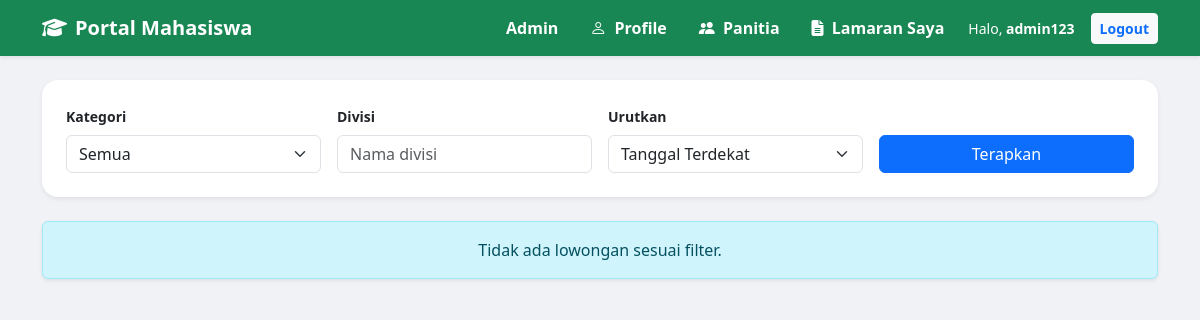
/STUDENT/student_dashboard.php (signed in), run on an earlier commit of the app's database.
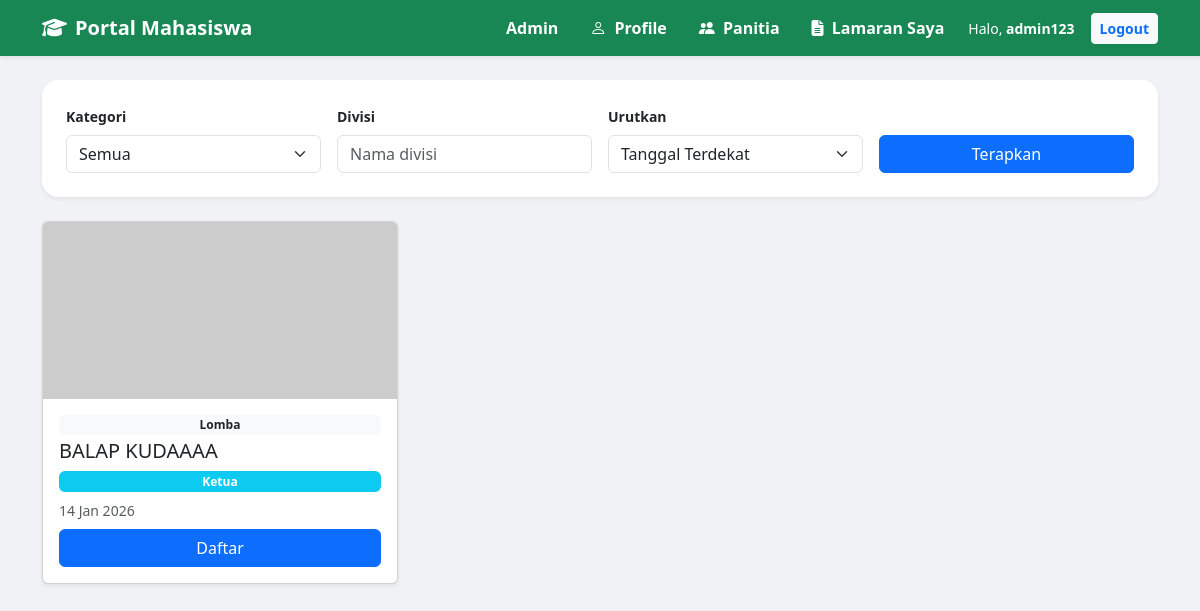
And on a later commit of the database.
### tables this page shows
CREATE TABLE `positions` (
  `position_id` int(11) NOT NULL,
  `event_id` int(11) NOT NULL,
  `position_name` varchar(100) NOT NULL,
  `quota` int(11) NOT NULL DEFAULT 0,
  `description` text DEFAULT NULL,
  `created_at` timestamp NOT NULL DEFAULT current_timestamp()
);

CREATE TABLE `events` (
  `event_id` int(100) NOT NULL,
  `event_name` varchar(255) NOT NULL,
  `event_description` text DEFAULT NULL,
  `event_date` date NOT NULL,
  `event_end_date` date DEFAULT NULL,
  `event_location` varchar(100) DEFAULT NULL,
  `event_category` varchar(50) DEFAULT NULL,
  `event_poster` varchar(255) DEFAULT NULL,
  `event_status` enum('draft','published') DEFAULT 'draft',
  `created_at` timestamp NOT NULL DEFAULT current_timestamp() ON UPDATE current_timestamp(),
  `created_by` int(100) DEFAULT NULL
);

### STUDENT/student_dashboard.php (the view, shortened to what this page needs)
<?php
require_once '../koneksi.php';
include('navbar_mahasiswa.php');
$email = $_SESSION['email'];
$stmt = mysqli_prepare($conn, "SELECT id FROM users WHERE email = ?");
mysqli_stmt_bind_param($stmt, "s", $email);
mysqli_stmt_execute($stmt);
$res = mysqli_stmt_get_result($stmt);
$user = mysqli_fetch_assoc($res);
$my_id = $user['id'];
$sql = "
    SELECT
        p.*,
        e.event_name,
        e.event_date,
        e.event_poster,
        e.event_category,
        e.event_status,
        (p.quota - (
            SELECT COUNT(*)
            FROM registrations r
            WHERE r.position_id = p.position_id
        )) AS sisa_slot
    FROM positions p
    JOIN events e ON p.event_id = e.event_id
    WHERE e.event_status = 'published' AND e.event_date > CURDATE()
";
$sort = $_GET['sort'] ?? 'date_asc';
switch ($sort) {
    default:
        $sql .= " ORDER BY e.event_date ASC";
}
$stmt = mysqli_prepare($conn, $sql);
mysqli_stmt_execute($stmt);
$result = mysqli_stmt_get_result($stmt);
?>
<div class="container mt-4 mb-5">
    <div class="card p-4 mb-4 shadow-sm border-0 rounded-4">
        <form method="GET">
            <div class="row g-3">
                <div class="col-md-3">
                    <label class="form-label fw-bold small">Kategori</label>
                    <select name="kategori" class="form-select">
                        <option value="">Semua</option>
                    </select>
                </div>
                <div class="col-md-3">
                    <label class="form-label fw-bold small">Divisi</label>
                    <input type="text" name="divisi" class="form-control"
                        value="<?= htmlspecialchars($_GET['divisi'] ?? ''); ?>"
                        placeholder="Nama divisi">
                </div>
                <div class="col-md-3">
                    <label class="form-label fw-bold small">Urutkan</label>
                    <select name="sort" class="form-select">
                        <option value="date_asc" <?= $sort=='date_asc'?'selected':''; ?>>Tanggal Terdekat</option>
                    </select>
                </div>
                <div class="col-md-3 d-flex align-items-end">
                    <button class="btn btn-primary w-100">Terapkan</button>
                </div>
            </div>
        </form>
    </div>
    <div class="row">
        <?php if ($result && mysqli_num_rows($result) > 0): ?>
            <?php while($row = mysqli_fetch_assoc($result)): ?>
            <?php
                $pos_id = $row['position_id'];
                $stmtC = mysqli_prepare($conn, "
                    SELECT 1 FROM registrations
                    WHERE user_id = ? AND position_id = ?
                ");
                mysqli_stmt_bind_param($stmtC, "ii", $my_id, $pos_id);
                mysqli_stmt_execute($stmtC);
                $sudah_daftar = mysqli_stmt_get_result($stmtC)->num_rows > 0;
                $img = $row['event_poster']
                    ? "../uploads/".$row['event_poster']
                    : "https://via.placeholder.com/400x200?text=Event";
            ?>
            <div class="col-md-4 mb-4">
                <div class="card h-100 shadow-sm">
                    <img src="<?= $img; ?>" class="card-img-top">
                    <div class="card-body d-flex flex-column">
                        <span class="badge bg-light text-dark mb-1"><?= $row['event_category']; ?></span>
                        <h5><?= htmlspecialchars($row['event_name']); ?></h5>
                        <span class="badge bg-info mb-2"><?= htmlspecialchars($row['position_name']); ?></span>
                        <small class="text-muted mb-2">
                            <?= date('d M Y', strtotime($row['event_date'])); ?>
                        </small>
                        <div class="mt-auto">
                            <?php if ($sudah_daftar): ?>
                                <button class="btn btn-success w-100" disabled>Sudah Terdaftar</button>
                            <?php elseif ($row['sisa_slot'] <= 0): ?>
                                <button class="btn btn-secondary w-100" disabled>Kuota Penuh</button>
                            <?php else: ?>
                                <a href="apply.php?event_id=<?= $row['event_id']; ?>" class="btn btn-primary w-100">
                                    Daftar
                                </a>
                            <?php endif; ?>
                        </div>
                    </div>
                </div>
            </div>
            <?php endwhile; ?>
        <?php else: ?>
            <div class="col-12">
                <div class="alert alert-info text-center shadow-sm">
                    Tidak ada lowongan sesuai filter.
                </div>
            </div>
        <?php endif; ?>
    </div>
</div>
</body>
</html>

What changed in the data, as far as the page shows it:
added positions: event.event_category "Lomba", event.event_name "BALAP KUDAAAA", position_name "Ketua", event.event_date "14 Jan 2026"
Also different on the page:
text no longer shown: "Tidak ada lowongan sesuai filter."
